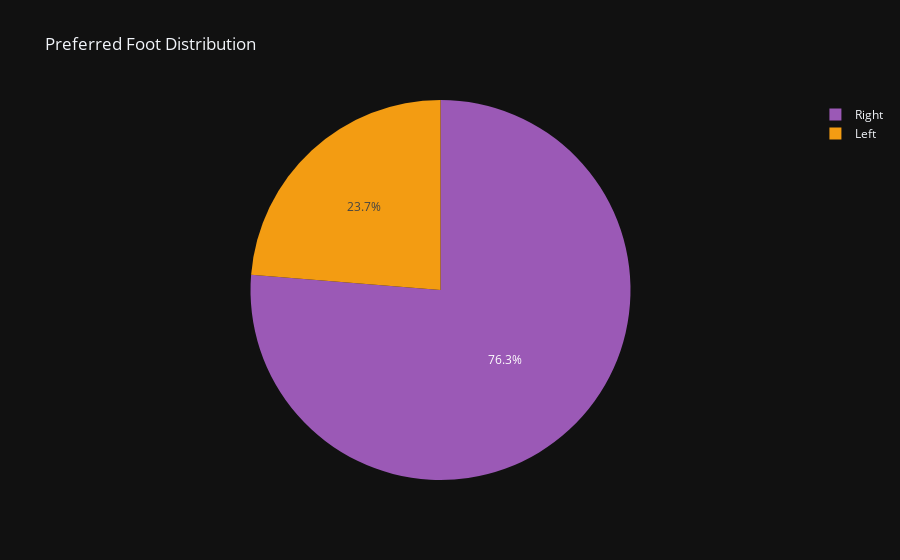

The notebook cell this image was saved under:
### Code cell
# 7. PREFERRED FOOT DISTRIBUTION

foot_counts = df['preferred_foot'].value_counts()
fig7 = px.pie(
    values=foot_counts.values,
    names=foot_counts.index,
    title='Preferred Foot Distribution',
    color_discrete_sequence=['#9b59b6', '#f39c12']
)
fig7.show()

### Figure 1 — Plotly figure (JSON) as saved in the notebook; plotly's stock layout.template omitted (floating-point values rounded to 4 significant figures)
{"data": [{"domain": {"x": [0.0, 1.0], "y": [0.0, 1.0]}, "hovertemplate": "label=%{label}<br>value=%{value}<extra></extra>", "labels": ["Right", "Left"], "legendgroup": "", "name": "", "showlegend": true, "values": [14674, 4565], "type": "pie"}], "layout": {"legend": {"tracegroupgap": 0}, "title": {"text": "Preferred Foot Distribution"}, "piecolorway": ["#9b59b6", "#f39c12"]}}
